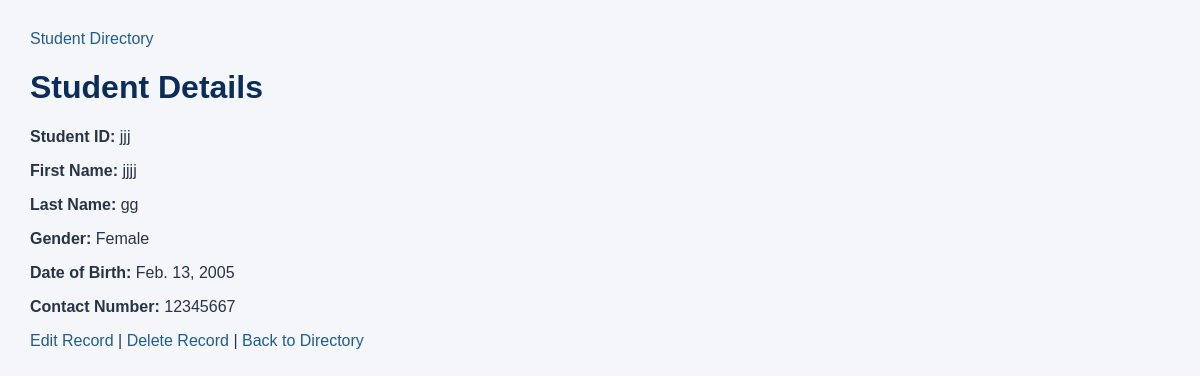
The page /registration/students/1/ (signed in) on the database its author committed.
### registration/models.py (models this page shows, shortened)
class student(models.Model):
    GENDER_CHOICES = [
        ('Male', 'Male'),
        ('Female', 'Female')
    ]
    student_id=models.CharField(
        max_length=20,
        unique=True)
    first_name=models.CharField(
        max_length=100)
    last_name=models.CharField(
        max_length=100)
    gender=models.CharField(
        max_length=10,
        choices=GENDER_CHOICES)
    date_of_birth=models.DateField()
    contact_number=models.CharField(
        max_length=20)

### registration/views.py (the view)
# urls.py: path('students/<int:pk>/', views.student_detail, name='student_detail'),
@user_passes_test(staff_check, login_url='login')
def student_detail(request, pk):
    student_record = get_object_or_404(student, pk=pk)
    return render(request, 'registration/student_detail.html', {
        'student': student_record,
    })

### registration/views.py (called while the page is built)
def staff_check(user):
    return user.is_authenticated and user.is_staff

### registration/templates/registration/student_detail.html (shortened to what this page needs)
{% load static %}
<!DOCTYPE html>
<html lang="en">
<head>
    <link rel="stylesheet" href="{% static 'registration/style.css' %}">
</head>
<body>
    <nav>
        <a href="{% url 'student_list' %}">Student Directory</a>
    </nav>
    <h1>Student Details</h1>
    <p><strong>Student ID:</strong> {{ student.student_id }}</p>
    <p><strong>First Name:</strong> {{ student.first_name }}</p>
    <p><strong>Last Name:</strong> {{ student.last_name }}</p>
    <p><strong>Gender:</strong> {{ student.gender }}</p>
    <p><strong>Date of Birth:</strong> {{ student.date_of_birth }}</p>
    <p><strong>Contact Number:</strong> {{ student.contact_number }}</p>
    <p>
        <a href="{% url 'student_update' student.pk %}">Edit Record</a> |
        <a href="{% url 'student_delete' student.pk %}">Delete Record</a> |
        <a href="{% url 'student_list' %}">Back to Directory</a>
    </p>
</body>
</html>

### registration/static/registration/style.css (style rules this page uses)
body { font-family: Arial, sans-serif; background: #f4f6f9; color: #263445; margin: 30px; }
nav { margin-bottom: 20px; }
h1 { color: #0b2d5c; }
a { color: #1f5d91; text-decoration: none; }

### rows shown on the page
student: student_id "jjj", first_name "jjjj", last_name "gg", gender "Female", date_of_birth "Feb. 13, 2005", contact_number "12345667"
